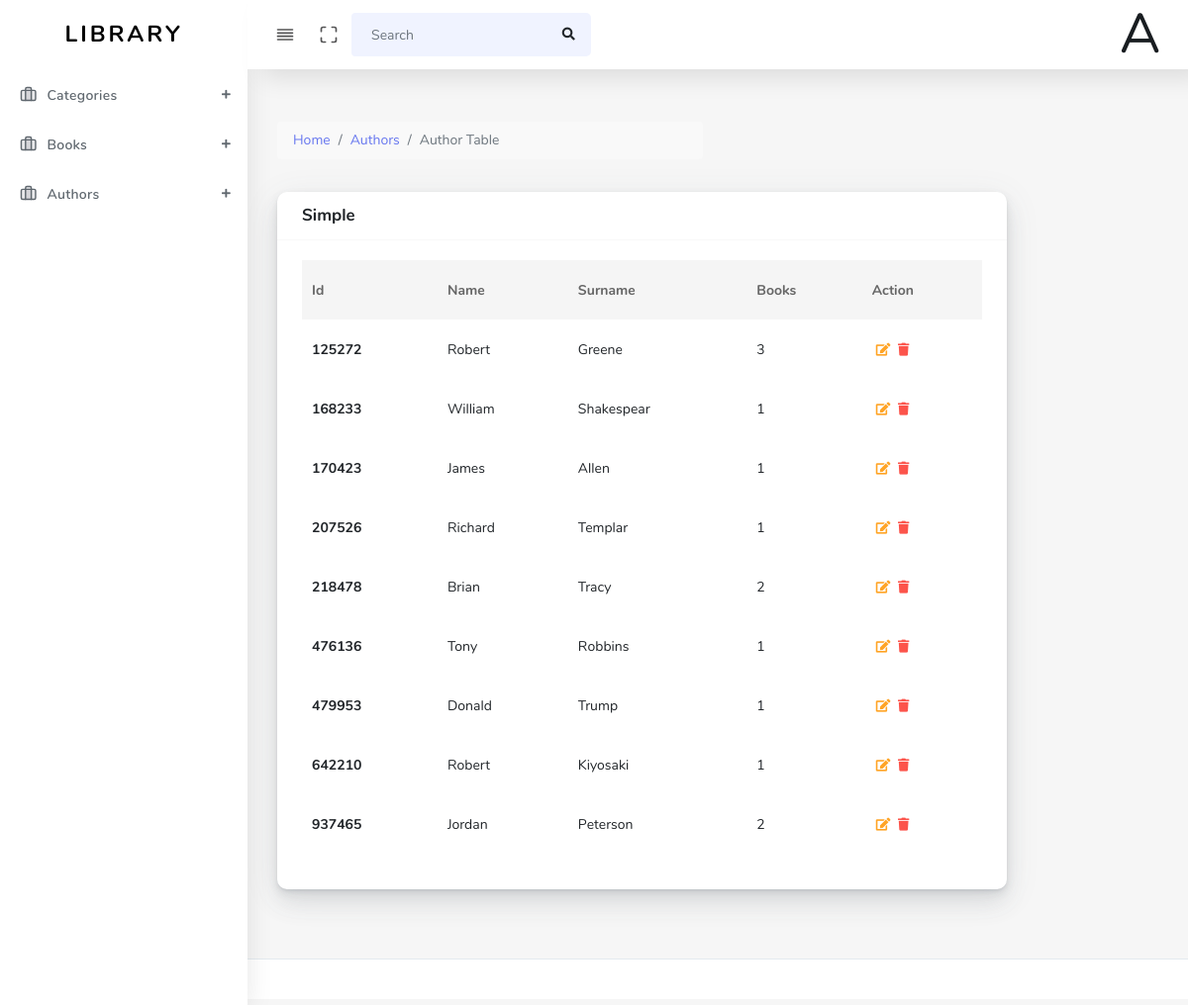
/author.php (signed in), run on the app's committed database.
### tables this page shows
CREATE TABLE `authors` (
  `id` varchar(256) NOT NULL,
  `name` varchar(16) NOT NULL,
  `surname` varchar(16) NOT NULL,
  `bio` varchar(20) NOT NULL,
  `created_at` timestamp NOT NULL DEFAULT current_timestamp(),
  `updated_at` timestamp NULL DEFAULT NULL,
  `is_deleted` tinyint(1) NOT NULL DEFAULT 0,
  `deleted_at` timestamp NULL DEFAULT NULL,
  PRIMARY KEY (`id`)
);

### controllers/author.php (called while the page is built, shortened)
<?php
require_once("./utils/conn.php");
require_once("./utils/authors.php");
$Author = new Author($conn);
?>

### utils/authors.php (called while the page is built, shortened)
<?php
class Author {
  private $connection;
  function __construct($conn)
  {
    $this->connection = $conn;
  }
  function get_authors() {
    $sql = "SELECT * FROM authors WHERE `is_deleted`='0'";
    $query = mysqli_query($this->connection, $sql);
    $result = mysqli_fetch_all($query, MYSQLI_ASSOC);
    return $result;
  }
}
?>

### controllers/book.php (called while the page is built, shortened)
<?php
require_once('./utils/conn.php');
require_once('./utils/Book.php');
$Book = new Book($conn);
?>

### utils/Book.php (called while the page is built, shortened)
<?php
class Book {
  private $connection;
  function __construct($conn){
    $this->connection = $conn;
  }
  function get_book_by_author($author){
    $author = mysqli_real_escape_string($this->connection, $author);
    $sql = "SELECT books.title, books.id, books.page, books.image, books.year_of_publication, books_author.id AS author_id, authors.name AS author_name, authors.surname AS author_surname, book_category.id AS category_id, categories.title AS category_title FROM books INNER JOIN books_author ON books.id=books_author.book INNER JOIN authors ON authors.id=books_author.author INNER JOIN book_category ON book_category.book=books.id INNER JOIN categories ON book_category.category=categories.id WHERE author='$author' AND books.is_deleted='0' AND authors.is_deleted='0' AND categories.is_deleted='0'";
    $query = mysqli_query($this->connection, $sql);
    $result = mysqli_fetch_all($query, MYSQLI_ASSOC);
    return $result;
  }
}

### components/author-table.php (the view)
<?php
require("./controllers/author.php");
require("./controllers/book.php");
$authors = $Author->get_authors();
?>
<div class="row">
  <div class="col-12 col-md-8 col-lg-10">
    <div class="card" style="overflow: scroll;">
      <div class="card-header">
        <h4>Simple</h4>
      </div>
      <div class="card-body">
        <table class="table">
          <thead>
            <tr>
              <th scope="col">Id</th>
              <th scope="col">Name</th>
              <th scope="col">Surname</th>
              <th scope="col">Books</th>
              <th scope="col">Action</th>
            </tr>
          </thead>
          <tbody>
            <?php foreach ($authors as $author) { ?>
              <tr>
                <th scope="row"><?php echo substr($author["id"], 0, 6); ?></th>
                <td><?php echo $author["name"]; ?></td>
                <td><?php echo $author["surname"]; ?></td>
                <td><?php echo count($Book->get_book_by_author($author["id"])); ?></td>
                <td>
                  <a
                    class="text-warning"
                    href="<?php echo "create-author.php?author=$author[id]&name=$author[name]&surname=$author[surname]&bio=$author[bio]"; ?>"
                  >
                    <span class="fas fa-edit"></span>
                  </a>
                  <a class="text-danger author" data-author="<?php echo $author["id"] ?>"><span class="author fas fa-trash"  data-author="<?php echo $author["id"] ?>"></span></a>
                </td>
              </tr>
            <?php } ?>
          </tbody>
        </table>
      </div>
    </div>
  </div>
</div>

### data on the page
authors: id "125272", name "Robert", surname "Greene", count($Book->get_book_by_author($author["id"])) "3"
authors: id "168233", name "William", surname "Shakespear", count($Book->get_book_by_author($author["id"])) "1"
authors: id "170423", name "James", surname "Allen", count($Book->get_book_by_author($author["id"])) "1"
authors: id "207526", name "Richard", surname "Templar", count($Book->get_book_by_author($author["id"])) "1"
authors: id "218478", name "Brian", surname "Tracy", count($Book->get_book_by_author($author["id"])) "2"
authors: id "476136", name "Tony", surname "Robbins", count($Book->get_book_by_author($author["id"])) "1"
authors: id "479953", name "Donald", surname "Trump", count($Book->get_book_by_author($author["id"])) "1"
authors: id "642210", name "Robert", surname "Kiyosaki", count($Book->get_book_by_author($author["id"])) "1"
authors: id "937465", name "Jordan", surname "Peterson", count($Book->get_book_by_author($author["id"])) "2"
